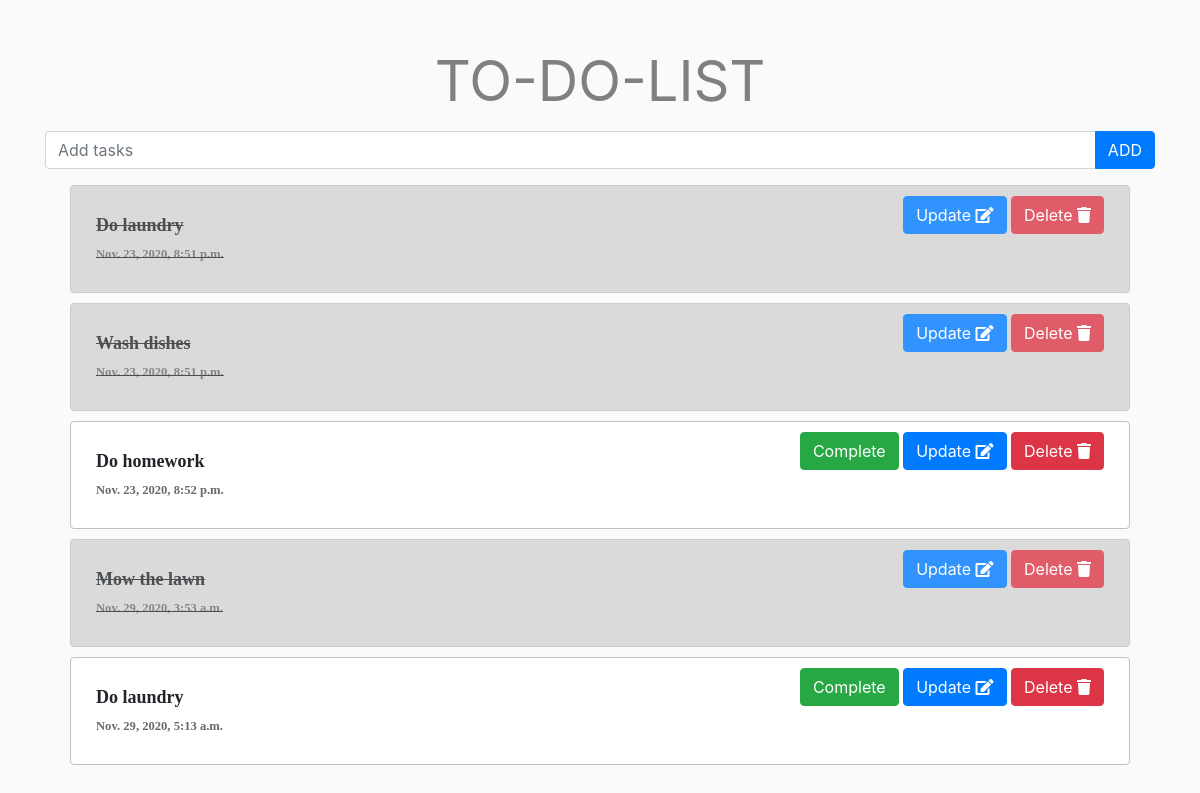
/todo/, run on an earlier commit of the app's database.
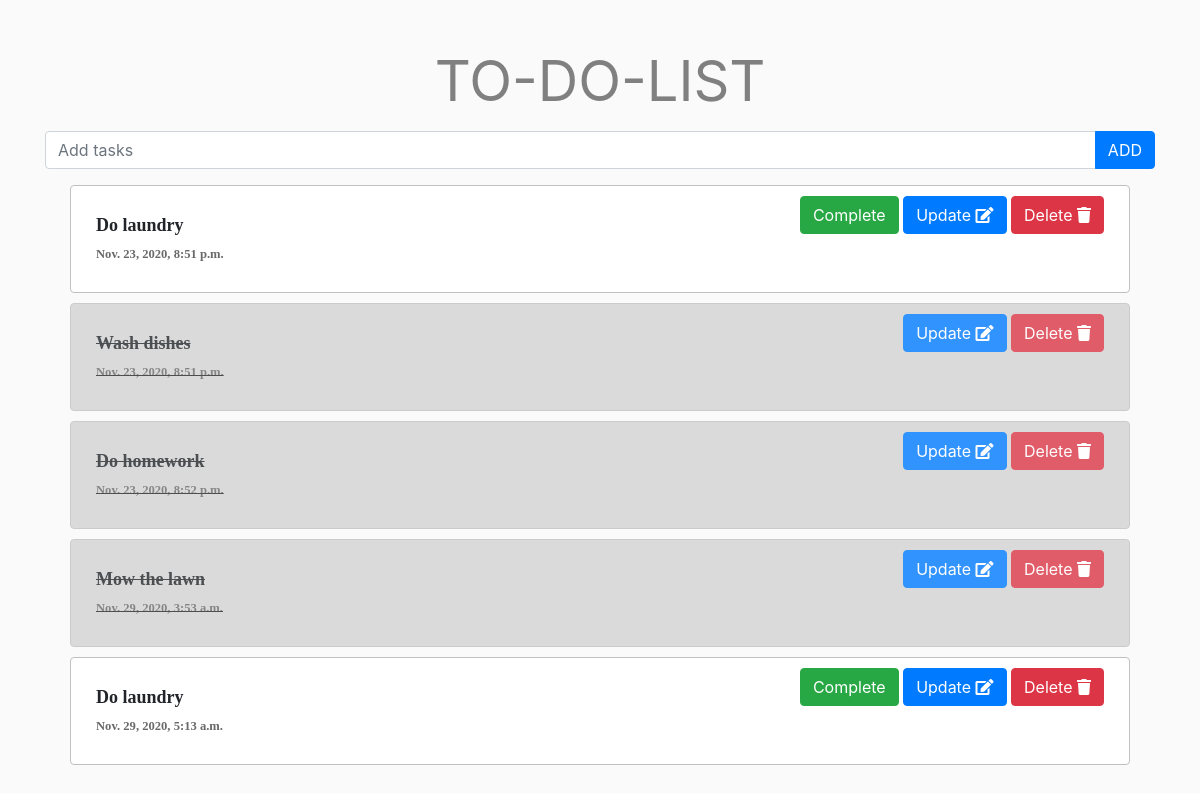
And on a later commit of the database.
### todo/models.py (models this page shows, shortened)
class Task(models.Model):
    description = models.CharField(max_length=100)
    complete = models.BooleanField(default=False)
    created_at = models.DateTimeField(auto_now_add=True)

### todo/views.py (the view)
# urls.py: path('', views.view_list, name="view_list"),
def view_list(request):
    form = TaskForm(request.POST or None)
    tasks = Task.objects.all()
    context = {'tasks': tasks, 'form': form}
    return render(request, 'todo/index.html', context)

### todo/forms.py
class TaskForm(forms.ModelForm):
    class Meta:
        model = Task
        fields = '__all__'
        widgets = {
            'description': forms.TextInput(attrs={'class': 'form-control', 'placeholder': 'Add tasks', 'aria-label': 'Add tasks', 'aria-describedby': 'button-addon2'}),
            'complete': forms.CheckboxInput(attrs={'class': 'form-control'})
        }

### templates/todo/index.html (shortened to what this page needs)
{% extends 'todo/base.html' %}
{% load crispy_forms_tags %}
{% block body %}
    <form action="{% url 'add' %}" method="post">
        <div class="input-group mb-3 " id="custom">
            {{ form.description }}
            <div class="input-group-append">
                <button type="submit" class="btn btn-primary" id="button-addon2">ADD</button>
            </div>
        </div>
    </form>
        <div class="container">
            {% for task in tasks %}
                {% if task.complete == True %}
                    <div id="completeRow" class="row">
                {% else %}
                    <div id="rows" class="row">
                {% endif %}
                    <div id="task" class="col-md-6 py-3">
                        {% if task.complete == True %}
                            <span id="cross">{{ task.description }} <br> <span id="created">{{ task.created_at }}</span></span>
                        {% else %}
                            <span id="uncross">{{ task.description }} <br> <span id="created">{{ task.created_at }}</span></span>
                        {% endif %}
                    </div>
                    <div id="buttons" class="col-md-6">
                        {% if task.complete == False %}
                            <a href="{% url 'complete' task.id %}">
                                <button id="complete" type="button" class="btn btn-success">Complete</button>
                            </a>
                        {% endif %}
                        <a href="{% url 'update_task' task.id %}" class="update-icon">
                            <button id="update" type="button" class="btn btn-primary">Update
                                <i class="fas fa-edit"></i>
                            </button>
                        </a>
                        <a href="{% url 'delete_task' task.id %}" class="delete-icon">
                            <button id="delete" type="button" class="btn btn-danger">Delete
                                <i class="fas fa-trash"></i>
                            </button>
                        </a>
                    </div>
                </div>
            {% endfor %}
            </div>
        </div>
{% endblock %}

### templates/todo/base.html (shortened to what this page needs)
{% load static %}
{% load crispy_forms_tags %}
<!Doctype html>
<html lang="en">
    <head>
        <link rel="stylesheet" href="https://cdn.jsdelivr.net/npm/bootstrap@4.5.3/dist/css/bootstrap.min.css">
        <link rel="stylesheet" href="https://cdnjs.cloudflare.com/ajax/libs/font-awesome/5.15.1/css/all.min.css">
        <link rel="stylesheet" href="{% static 'css/styles.css' %}">
    </head>
    <body>
    <div class="container mt-5">
        <div id="todolist"><h1 class="display-4"><strong>TO-DO-LIST</strong></h1></div>
        {% block body %}
        {% endblock %}
    </body>
</html>

### static/css/styles.css (style rules this page uses)
body { background-color: #fafafa; justify-content: center; }
#todolist { text-align: center; padding-bottom: 8px; }
.update-icon { color: #339af0; }
.delete-icon { color: #ff6b6b; }
strong { color: gray; }
#uncross { font-weight: bold; font-size: 18px; font-family: Verdana; }
#cross { font-weight: bold; font-size: 18px; font-family: Verdana; text-decoration: line-through; }
#buttons { text-align: end; }
#rows { margin: 10px; padding: 10px; border: 1px solid silver; border-radius: 0.25em; background-color: white; }
#completeRow { margin: 10px; padding: 10px; border: 1px solid silver; border-radius: 0.25em; background-color: lightgray; opacity: .8; }
#created { font-size: 0.7em; color: dimgray; }

What changed in the data, as far as the page shows it:
changed Task (number 1 of 5 on the later page): complete True → False (drawn)
changed Task "Do homework": complete False → True (drawn)
